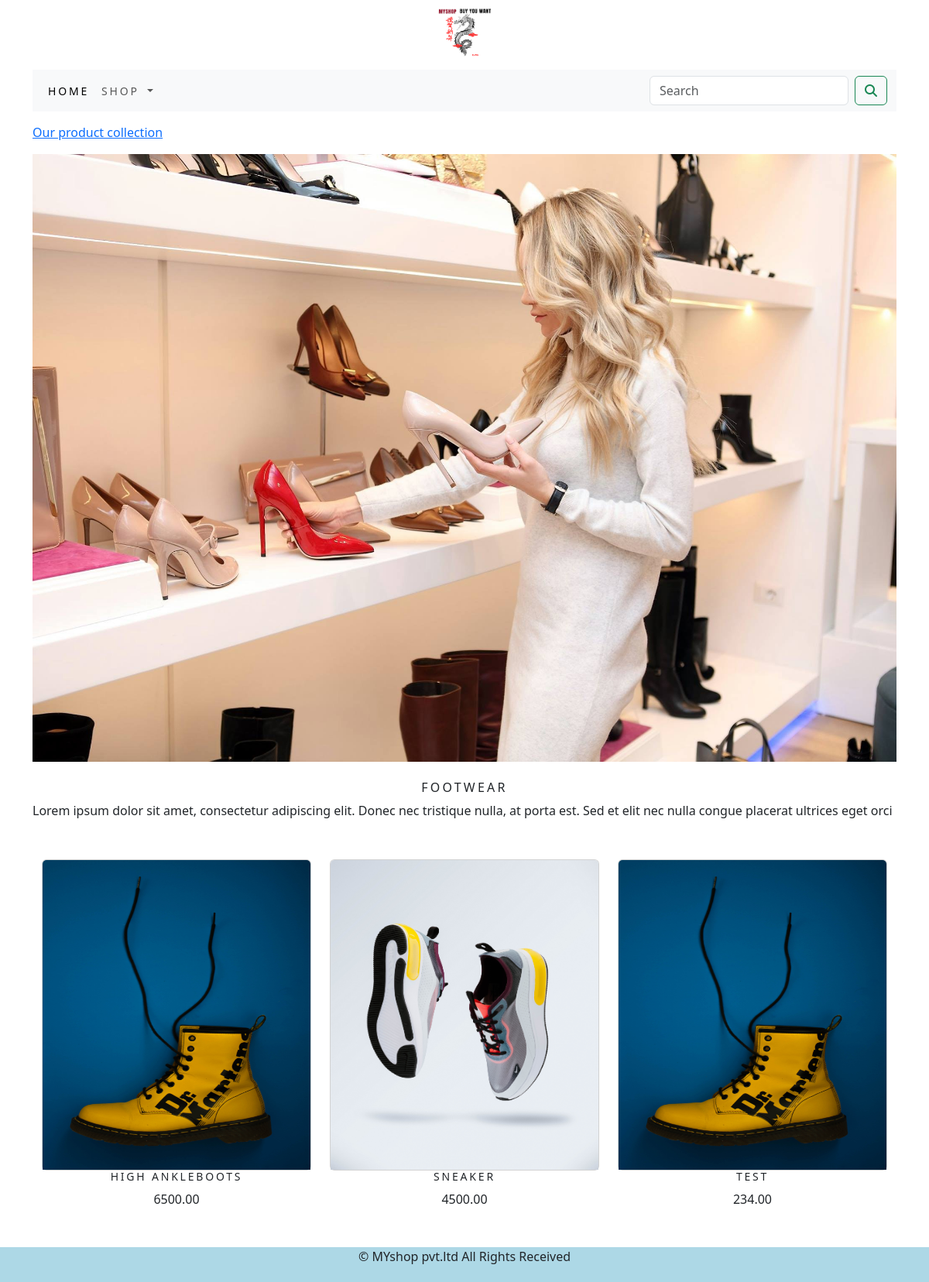
Page /ecommapp/footwear/ on the committed database.
### ecommapp/models.py (models this page shows, shortened)
class Category(models.Model):
    name=models.CharField(max_length=250,unique=True)
    slug=models.SlugField(max_length=250,unique=True)
    description=models.TextField(blank=True)
    image=models.ImageField(upload_to='category',blank=True)
    class Meta:
        ordering=('name',)
        verbose_name='category'
        verbose_name_plural='categories'
    def get_url(self):
       return reverse('ecommapp:products_by_category',args=[self.slug])
    def __str__(self):
        return '{}'.format(self.name)

class Product(models.Model):
    name=models.CharField(max_length=250,unique=True)
    slug=models.SlugField(max_length=250,unique=True)
    description=models.TextField(blank=True)
    price=models.DecimalField(max_digits=10,decimal_places=2)
    category=models.ForeignKey(Category,on_delete=models.CASCADE)
    image=models.ImageField(upload_to="product",blank=True)
    stock=models.IntegerField()
    available=models.BooleanField(default=True)
    created=models.DateTimeField(auto_now_add=True)
    updated=models.DateTimeField(auto_now=True)
    def get_url(self):
        return reverse('ecommapp:procatdetail', args=[self.category.slug,self.slug])
    class Meta:
        ordering = ('name',)
        verbose_name = 'product'
        verbose_name_plural = 'products'

### ecommapp/views.py (the view)
# urls.py: path('',views.Allprodcat,name="Allprodcat"),
def Allprodcat(request,c_slug=None):
    c_page=None
    products_list=None
    if c_slug!=None:
        c_page=get_object_or_404(Category,slug=c_slug)
        products_list=Product.objects.all().filter(category=c_page,available=True)
    else:
         products_list=Product.objects.all().filter(available=True)
    paginator=Paginator(products_list,6)
    try:
        page=int(request.GET.get('page','1'))
    except:
        page=1
    try:
        products=paginator.page(page)
    except(EmptyPage,InvalidPage):
        products=paginator.page(paginator.num_pages)
    return render(request,"category.html",{'category':c_page,'products':products})

### cart/context_processors.py (called while the page is built)
def counter(request):
    item_count=0
    if 'admin' in request.path:
        return {}
    else:
        try:
            cart=Cart.objects.filter(cart_id=_cart_id(request))
            cart_items=CartItem.objects.all().filter(cart=cart[:1])
            for cart_item in cart_items:
                item_count += cart_item.quantity
        except Cart.DoesNotExist:
            item_count=0
    return dict(item_count=item_count)

### cart/views.py (called while the page is built)
def _cart_id(request):
    cart=request.session.session_key
    if not cart:
        cart=request.session.create()
    return cart

### ecommapp/context_processors.py (called while the page is built)
def menu_links(request):
    links=Category.objects.all()
    return dict(links=links)

### templates/category.html (shortened to what this page needs)
{% extends 'base.html' %}
{% load static %}
{% block content %}
{% if category %}
<div>
    <div class="row my_row_class">
        <div class="mx_auto">
        <p><a href="{% url 'ecommapp:Allprodcat' %}">Our product collection</a> </p>
    </div>
        </div>
</div>
{% endif %}
<div class="mx_auto">
    {% if category %}
    <img class="my_image" src="{{category.image.url}}" alt="{{category}} " >
</div>
<br>
<div>
    <h1 class="text-center my_tittle">{{category.name}}</h1>
    <p class="text-justify">{{category.description}}</p>
</div>
{% endif %}
<div class="container">
    <div class="row mx_auto">
    {% for product in products.object_list %}
    <div class="my_bottom_margin col-9 col-sm-12 col-md-4 col-lg-4">
        <div class="card  text-center " style="margin-top:35px;">
        <a href="{{product.get_url}}"><img class="card-img-top " src="{{product.image.url}}"  width="100%" height="400px"></a>
</div>
        <div class="card-body">
            <h4 class="text-center">{{product.name}}</h4>
              <p class="text-center">{{product.price}}</p>
        </div>
    </div>
    {% endfor %}
          </div>
    <br>
</div>
{% endblock%}

### templates/base.html (shortened to what this page needs)
{% load static %}
<!DOCTYPE html>
<html lang="en">
<head>
    <link rel="stylesheet" href="{% static 'css/custome.css' %}">
     <link href="{% static 'css/bootstrap.min.css' %}" rel="stylesheet">
</head>
<body>
<div class="container">
{% include 'header.html' %}
{% include 'navbar.html' %}
{% block content %}
{% endblock %}
    </div>
 {% include 'footer.html' %}
</body>
</html>

### templates/header.html
{% load static %}
<header>
    <center>
       <a href="{% url 'ecommapp:Allprodcat' %}"     >  <img src="{% static 'img/logo2.png' %}" alt="logopic" width="80px" height="90px"></a>
    </center>
</header>

### templates/navbar.html (shortened to what this page needs)
{% load static %}
<nav class="navbar navbar-expand-lg bg-body-tertiary">
  <div class="container-fluid">
    <div class="collapse navbar-collapse" id="navbarSupportedContent">
      <ul class="navbar-nav me-auto mb-2 mb-lg-0">
        <li class="nav-item">
          <a class="nav-link active" aria-current="page" href="{% url 'ecommapp:Allprodcat' %}">Home</a>
        </li>
        <li class="nav-item dropdown">
          <a class="nav-link dropdown-toggle" href="" role="button" data-bs-toggle="dropdown" aria-expanded="false">
            Shop
          </a>
        </li>
      </ul>
      <form class="d-flex" role="search" action="{% url 'searchapp:searchresult' %}" method="GET">
        <input name="q" class="form-control me-2" type="search" placeholder="Search" aria-label="Search">
        <button class="btn btn-outline-success" type="submit"><i class="fa-solid fa-magnifying-glass"></i></button>
      </form>
    </div>
  </div>
</nav>

### templates/footer.html
{% load static %}
<div class="foot navbar-fixed-bottom"
     style="bottom:45px;background-color:lightblue;padding-bottom:5px;" >
    <p class="text-center">&copy; MYshop pvt.ltd All Rights Received </p>
</div>

### static/css/custome.css (style rules this page uses)
.nav-item { letter-spacing:.2em; font-size:14px; text-transform:uppercase; }
.my_row_class { padding-top:15px; }
.my_image { width:100%; height:auto; }
.my_tittle { font-size:16px; text-transform:uppercase; letter-spacing:.2em; }
.my_bottom_margin { margin-bottom:10px; }
.card-body h4 { font-size:14px; text-transform:uppercase; letter-spacing:.2em; }

### rows in the picture
Category: image (picture), name "FOOTWEAR", description "Lorem ipsum dolor sit amet, consectetur adipiscing elit. Donec nec tristique nulla, at porta est. Sed et elit nec nulla congue placerat ultrices eget orci"
Product: image (picture), name "HIGH ANKLEBOOTS", price "6500.00"
Product: image (picture), name "SNEAKER", price "4500.00"
Product: image (picture), name "TEST", price "234.00"
